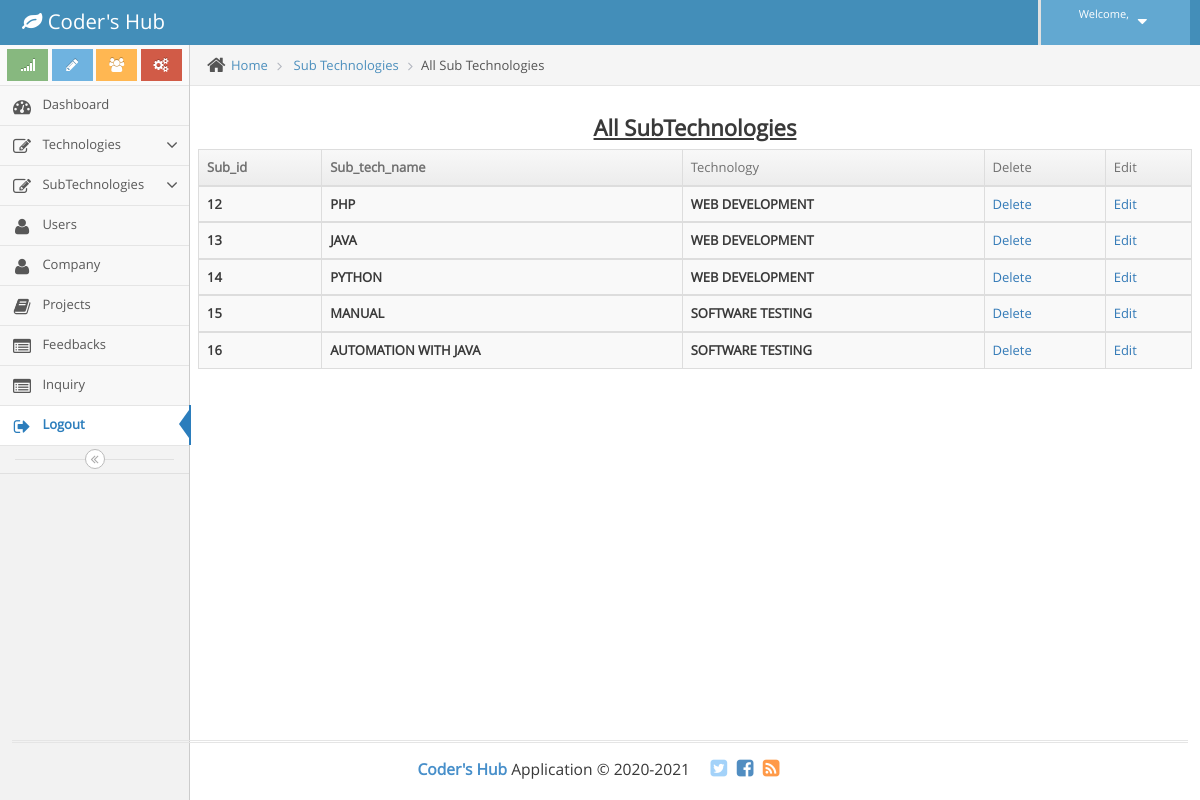
/admin/all_subtech.php, run on the app's committed database.
### tables this page shows
CREATE TABLE `sub_technology` (
  `Sub_id` int(12) NOT NULL,
  `Sub_tech_name` varchar(20) NOT NULL,
  `Tech_id` int(12) NOT NULL
);

CREATE TABLE `technology` (
  `Tech_id` int(12) NOT NULL,
  `Tech_name` varchar(20) NOT NULL
);

### admin/all_subtech.php (the view, shortened to what this page needs)
<?php
$obj = new mysqli("localhost","root","","codershub");
$result = $obj->query("SELECT sub_technology.*, technology.Tech_name FROM `sub_technology` INNER JOIN technology ON sub_technology.Tech_id = technology.Tech_id");
?>
<!DOCTYPE html>
<html lang="en">
  <head>
    <link rel="stylesheet" href="assets/css/bootstrap.min.css" />
    <link rel="stylesheet" href="assets/font-awesome/4.5.0/css/font-awesome.min.css" />
    <link rel="stylesheet" href="assets/css/ace.min.css" class="ace-main-stylesheet" id="main-ace-style" />
    <link rel="stylesheet" href="assets/css/ace-skins.min.css" />
    <link rel="stylesheet" href="assets/css/ace-rtl.min.css" />
  </head>
  <body class="no-skin">
    <?php include'common/header.php';?>
    <div class="main-container ace-save-state" id="main-container">
        <?php include'common/sidebar.php';?>
      <div class="main-content">
        <div class="main-content-inner">
          <div class="breadcrumbs ace-save-state" id="breadcrumbs">
            <ul class="breadcrumb">
              <li>
                <i class="ace-icon fa fa-home home-icon"></i>
                <a href="#">Home</a>
              </li>
               <li>
                <a href="#"> Sub Technologies</a>
              </li>
              <li class="active">All Sub Technologies</li>
            </ul>
          </div>
          <div class="page-content">
            <div class="row">
              <div class="col-xs-12">
                <div class="row">
                  <div class="col-xs-12">
                </div>
                <div class="row">
                  <div class="col-xs-12">
                    <h3 align="center"><u><b>All SubTechnologies</b></u></h3>
                    <div>
                      <table id="dynamic-table" class="table table-striped table-bordered table-hover">
                        <thead>
                          <tr>
                            <th>Sub_id</th>
                            <th>Sub_tech_name</th>
                            <td>Technology</td>
                            <td>Delete</td>
                            <td>Edit</td>
                            </tr>
                        </thead>
                           <?php
                          while ($row = $result->fetch_object())
                          {
                        ?>
                        <tbody>
                        <th><?php echo $row->Sub_id;?></th>
                        <th><?php echo $row->Sub_tech_name;?></th>
                        <th><?php echo $row->Tech_name;?></th>
                        <td><a href="all_subtech_delete.php?delid=<?php echo $row->Sub_id;?>">Delete</a></td>
                       <td><a href="all_subtech_edit.php?editid=<?php echo $row->Sub_id;?>">Edit</a></td>
                        <?php
                      }
                      ?>
                         </tbody>
                      </table>
                    </div>
                  </div>
                </div>
              </div>
            </div>
          </div>
        </div>
      </div>
        <div class="footer">
        <div class="footer-inner">
      <?php include'common/footer.php' ;?>
    </div>
  </body>
</html>

### admin/common/header.php (shortened to what this page needs)
<?php
$obj = new mysqli("localhost","root","","codershub");
$id = $_SESSION["userid"];
$profile_data = $obj->query("select * from admin where id = '$id'");
$profile = $profile_data->fetch_object();
?>
<div id="navbar" class="navbar navbar-default          ace-save-state">
			<div class="navbar-container ace-save-state" id="navbar-container">
				<div class="navbar-header pull-left">
					<a href="index.html" class="navbar-brand">
						<small>
							<i class="fa fa-leaf"></i>
							Coder's Hub
						</small>
					</a>
				</div>
				<div class="navbar-buttons navbar-header pull-right" role="navigation">
					<ul class="nav ace-nav">
						<li class="light-blue dropdown-modal" style="width:150px;">
							<a data-toggle="dropdown" href="#" class="dropdown-toggle">
								<span class="user-info">
									<small>Welcome, <?php echo $profile->name;?></small>
								</span>
								<i class="ace-icon fa fa-caret-down"></i>
							</a>
						</li>
					</ul>
				</div>
			</div>
		</div>

### admin/common/sidebar.php (shortened to what this page needs)
<div id="sidebar" class="sidebar                  responsive                    ace-save-state">
				<div class="sidebar-shortcuts" id="sidebar-shortcuts">
					<div class="sidebar-shortcuts-large" id="sidebar-shortcuts-large">
						<button class="btn btn-success">
							<i class="ace-icon fa fa-signal"></i>
						</button>
						<button class="btn btn-info">
							<i class="ace-icon fa fa-pencil"></i>
						</button>
						<button class="btn btn-warning">
							<i class="ace-icon fa fa-users"></i>
						</button>
						<button class="btn btn-danger">
							<i class="ace-icon fa fa-cogs"></i>
						</button>
					</div>
				</div>
				<ul class="nav nav-list">
					<li class="">
						<a href="dashboard.php">
							<i class="menu-icon fa fa-tachometer"></i>
							<span class="menu-text"> Dashboard </span>
						</a>
					</li>
					<li class="">
						<a href="#" class="dropdown-toggle">
							<i class="menu-icon fa fa-edit"></i>
							<span class="menu-text"> Technologies </span>
							<b class="arrow fa fa-angle-down"></b>
						</a>
					</li>
					<li class="">
						<a href="#" class="dropdown-toggle">
							<i class="menu-icon fa fa-edit"></i>
							<span class="menu-text"> SubTechnologies </span>
							<b class="arrow fa fa-angle-down"></b>
						</a>
					</li>
					<li class="">
						<a href="users.php">
							<i class="menu-icon fa fa-user"></i>
							<span class="menu-text">Users</span>
						</a>
					</li>
					<li class="">
						<a href="company.php">
							<i class="menu-icon fa fa-user"></i>
							<span class="menu-text">Company</span>
						</a>
					</li>
					<li class="">
						<a href="projects.php">
							<i class="menu-icon fa fa-book"></i>
							<span class="menu-text">Projects</span>
						</a>
					</li>
					<li class="">
						<a href="feedback.php">
							<i class="menu-icon fa fa-list-alt"></i>
							<span class="menu-text">Feedbacks</span>
						</a>
					</li>
					<li class="">
						<a href="inquiry.php">
							<i class="menu-icon fa fa-list-alt"></i>
							<span class="menu-text">Inquiry</span>
						</a>
					</li>
					<li class="active">
						<a href="logout.php">
							<i class="menu-icon fa fa-sign-out"></i>
							<span class="menu-text">Logout</span>
						</a>
					</li>
					</ul>
				<div class="sidebar-toggle sidebar-collapse" id="sidebar-collapse">
					<i id="sidebar-toggle-icon" class="ace-icon fa fa-angle-double-left ace-save-state" data-icon1="ace-icon fa fa-angle-double-left" data-icon2="ace-icon fa fa-angle-double-right"></i>
				</div>
			</div>

### admin/common/footer.php (shortened to what this page needs)
<div class="footer-content">
						<span class="bigger-120">
							<span class="blue bolder">Coder's Hub</span>
							Application &copy; 2020-2021
						</span>
						<span class="action-buttons">
							<a href="#">
								<i class="ace-icon fa fa-twitter-square light-blue bigger-150"></i>
							</a>
							<a href="#">
								<i class="ace-icon fa fa-facebook-square text-primary bigger-150"></i>
							</a>
							<a href="#">
								<i class="ace-icon fa fa-rss-square orange bigger-150"></i>
							</a>
						</span>
					</div>
				</div>
			</div>

### data on the page
sub_technology: Sub_id "12", Sub_tech_name "PHP", Tech.Tech_name "WEB DEVELOPMENT"
sub_technology: Sub_id "13", Sub_tech_name "JAVA", Tech.Tech_name "WEB DEVELOPMENT"
sub_technology: Sub_id "14", Sub_tech_name "PYTHON", Tech.Tech_name "WEB DEVELOPMENT"
sub_technology: Sub_id "15", Sub_tech_name "MANUAL", Tech.Tech_name "SOFTWARE TESTING"
sub_technology: Sub_id "16", Sub_tech_name "AUTOMATION WITH JAVA", Tech.Tech_name "SOFTWARE TESTING"
